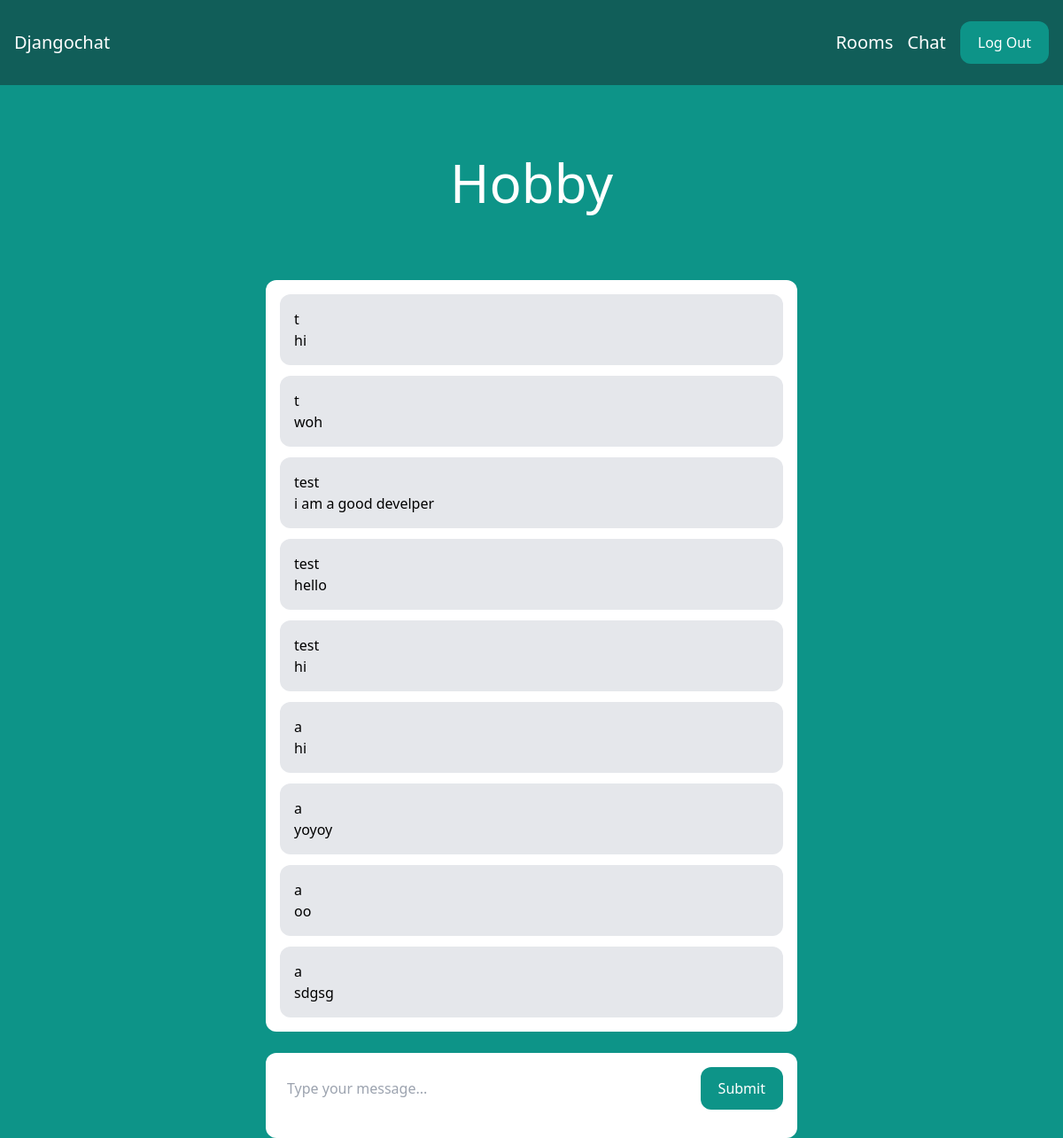
Page /rooms/hobby/ (signed in) on the committed database.
### room/models.py (models this page shows)
class Room(DateAndTimeStamp):
    name = models.CharField(max_length=250)
    slug = models.SlugField(unique=True)

class Message(DateAndTimeStamp):
    room = models.ForeignKey(Room, related_name='messages',
                             on_delete=models.CASCADE)
    user = models.ForeignKey(User, related_name='messages',
                             on_delete=models.CASCADE)
    content = models.TextField()
    class Meta:
        ordering = ('created_at',)

### room/views.py (the view)
# urls.py: path('rooms/', include('room.urls')),
@login_required
def room(request, slug):
    room = Room.objects.get(slug=slug)
    messages = Message.objects.filter(room=room)[0:25]
    context = {'room': room, 'messages': messages}
    return render(request, 'room/room.html', context)

### room/templates/room/room.html (shortened to what this page needs)
{% extends 'base/base.html' %}
{% block content%}
<div class="p-10 lg:p-20 text-center">
    <h1 class="text-3xl lg:text-6xl text-white">
        {{room.name}}
    </h1>
</div>
<div class='lg:w-2/4 mx-4 lg:mx-auto p-4 bg-white rounded-xl'>
    <div class='chat-messages space-y-3' id='chat-messages'>
        {% for message in messages %}
            <div class='p-4 bg-gray-200 rounded-xl'>
                <p class='front-semibold'>{{message.user.username}}</p>
                <p>{{message.content}}</p>
            </div>
        {% endfor %}
    </div>
</div>
<div class='lg:w-2/4 mt-6 mx-4 lg:mx-auto p-4 bg-white rounded-xl'>
    <form method='post' action='.' class='flex'>
        <input type='text' name='content' class='p-2 flex-1 mr-3' placeholder='Type your message...' id='chat-message-input'/>
        <button
            class='px-5 py-3 rounded-xl text-white bg-teal-600 hover:bg-teal-700'
            id='chat-message-submit'
        >Submit</button>
    </form>
</div>
{% endblock %}

### base/templates/base/base.html (shortened to what this page needs)
<html>
    <head>
        <script src='https://cdn.tailwindcss.com'></script>
    </head>
    <body class="bg-teal-600">
        <nav class="flex items-center justify-between px-4 py-6 bg-teal-800" >
            <div>
                <a href='/' class="text-xl text-white">Djangochat</a>
            </div>
            <div class="flex items-center space-x-4">
                {% if request.user.is_authenticated %}
                    <a href='/rooms/' class="text-xl text-white hover:text-gray-200">Rooms</a>
                    <a href='/chat/' class="text-xl text-white hover:text-gray-200">Chat</a>
                    <a href='/logout/' class="px-5 py-3 rounded-xl text-white bg-teal-600 hover:bg-teal-700">Log Out</a>
                {% else%}
                    <a href='/login/' class="text-xl text-white hover:text-gray-200">Log In</a>
                    <a href='{% url "signup" %}' class="px-5 py-3 rounded-xl text-white bg-teal-600 hover:bg-teal-700">Sign Up</a>
                {% endif %}
            </div>
        </nav>
            {% block content %}
            {% endblock %}
            {% load static %}
    </body>
</html>

### rows in the picture
Room: name "Hobby"
Message: user.username "t", content "hi"
Message: user.username "t", content "woh"
Message: user.username "test", content "i am a good develper"
Message: user.username "test", content "hello"
Message: user.username "test", content "hi"
Message: user.username "a", content "hi"
Message: user.username "a", content "yoyoy"
Message: user.username "a", content "oo"
Message: user.username "a", content "sdgsg"
